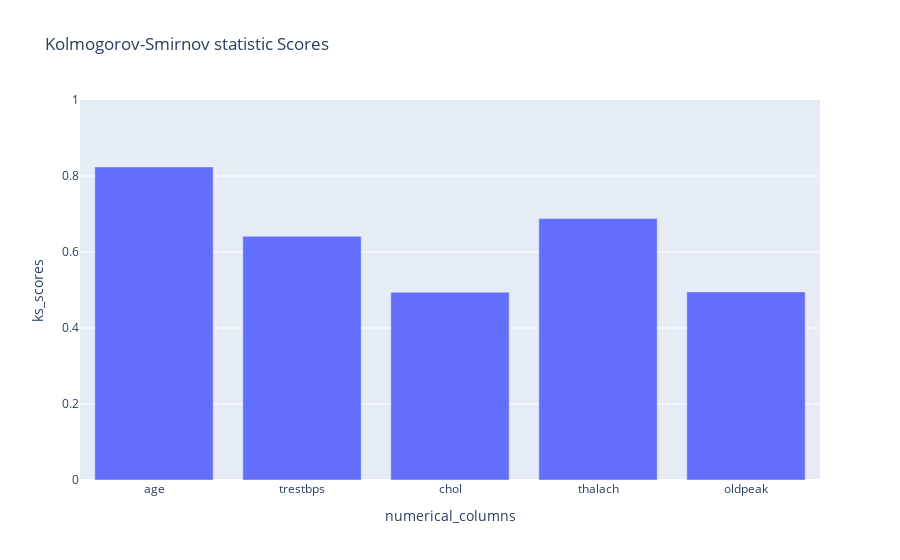

Notebook code for this chart:
### Code cell
ks_figure

### Figure 1 — Plotly figure (JSON) as saved in the notebook; plotly's stock layout.template omitted (floating-point values rounded to 4 significant figures)
{"data": [{"alignmentgroup": "True", "hovertemplate": "numerical_columns=%{x}<br>ks_scores=%{y}<extra></extra>", "legendgroup": "", "marker": {"color": "#636efa", "pattern": {"shape": ""}}, "name": "", "offsetgroup": "", "orientation": "v", "showlegend": false, "textposition": "inside", "type": "bar", "x": ["age", "trestbps", "chol", "thalach", "oldpeak"], "xaxis": "x", "y": [0.8239, 0.6412, 0.4938, 0.6879, 0.495], "yaxis": "y"}], "layout": {"barmode": "relative", "legend": {"tracegroupgap": 0}, "title": {"text": "Kolmogorov-Smirnov statistic Scores"}, "xaxis": {"anchor": "y", "domain": [0, 1], "title": {"text": "numerical_columns"}}, "yaxis": {"anchor": "x", "domain": [0, 1], "range": [0, 1], "title": {"text": "ks_scores"}}}}
